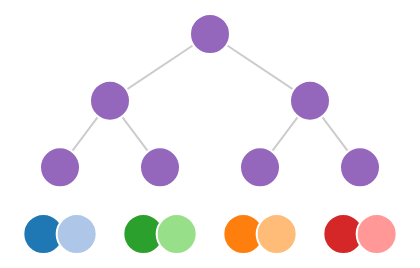

Vega-Lite specification stored for this chart:
### Vega specification from a JSON file in a GitHub repository (floating-point values rounded to 4 significant figures)
{"$schema": "https://vega.github.io/schema/vega/v4.json", "width": 200, "height": 100, "padding": 5, "signals": [{"name": "nodeCutoff", "value": 100, "bind": {"input": "range", "min": 0, "max": 100}}, {"name": "linkCutoff", "value": 70, "bind": {"input": "range", "min": 0, "max": 100}}], "data": [{"name": "tree", "values": [{"id": "A", "job": "Doctor", "region": "East"}, {"id": "B", "job": "Doctor", "region": "East"}, {"id": "C", "job": "Lawyer", "region": "East"}, {"id": "D", "job": "Lawyer", "region": "East"}, {"id": "E", "job": "Doctor", "region": "West"}, {"id": "F", "job": "Doctor", "region": "West"}, {"id": "G", "job": "Lawyer", "region": "West"}, {"id": "H", "job": "Lawyer", "region": "West"}], "transform": [{"type": "nest", "generate": true, "keys": ["job", "region"]}, {"type": "tree", "method": "tidy", "size": [{"signal": "width"}, {"signal": "height"}]}, {"type": "filter", "expr": "datum.y <= nodeCutoff"}]}, {"name": "links", "source": "tree", "transform": [{"type": "filter", "expr": "datum.y <= linkCutoff"}, {"type": "treelinks"}, {"type": "linkpath"}]}], "scales": [{"name": "color", "type": "ordinal", "range": {"scheme": "category20"}}], "marks": [{"type": "path", "from": {"data": "links"}, "encode": {"enter": {"stroke": {"value": "#ccc"}}, "update": {"path": {"field": "path"}}}}, {"type": "symbol", "from": {"data": "tree"}, "encode": {"enter": {"fill": {"scale": "color", "field": "id"}, "stroke": {"value": "white"}, "size": {"value": 400}}, "update": {"x": {"field": "x"}, "y": {"field": "y"}}}}]}
